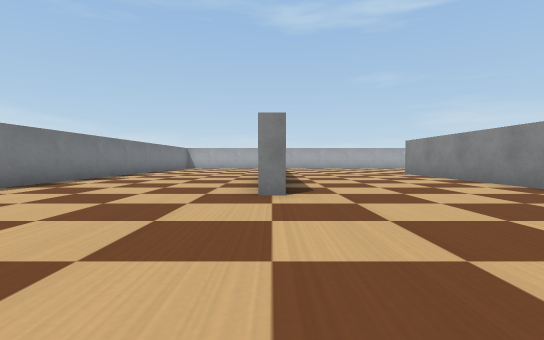
View 1 (above)

17 first-person views from a walk through a robot-simulator world made for Webots. The camera is 0.13 m above the floor, tilts 2° down and sees 85° across. The floor is counted in squares, 0.25 m on a side. Each view is taken from the middle of a square. On the plan, view 1 faces up. The plan holds only what a view shows up to about 9 squares ahead; the rest is blank. The robots in the file are not drawn. Webots' stock objects and surfaces are drawn as simple stand-ins.

View 2
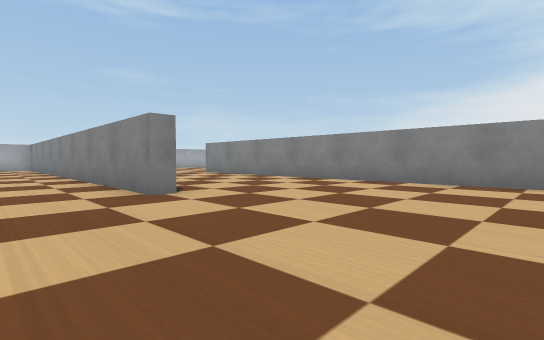

View 3
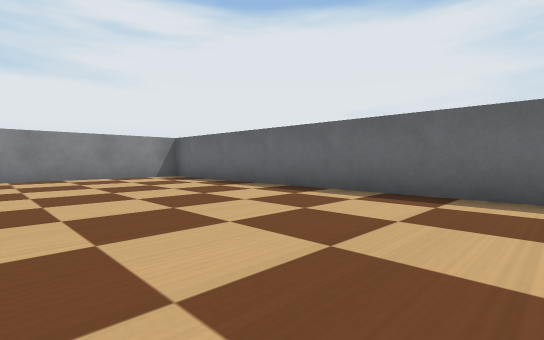

View 4
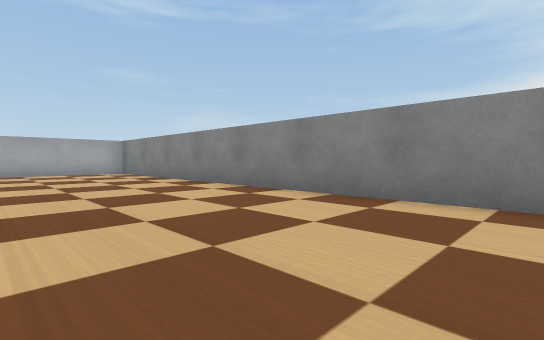

View 5
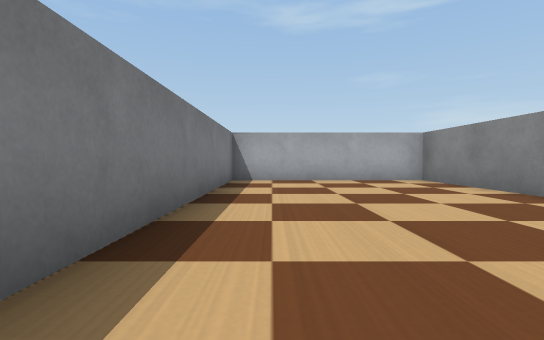

View 6
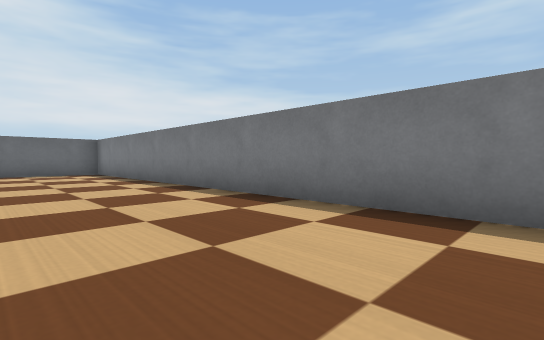

View 7
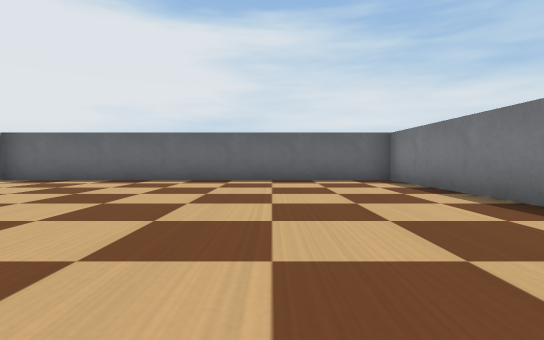

View 8
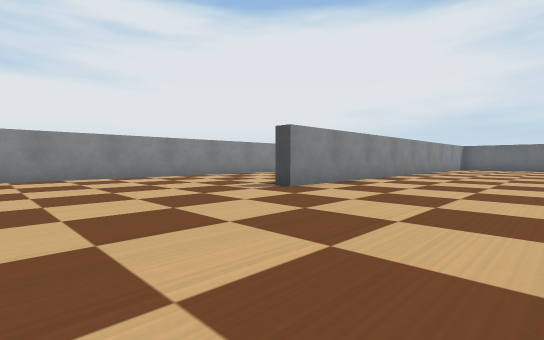

View 9
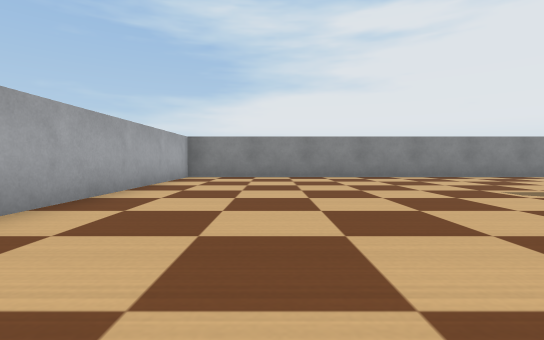

View 10
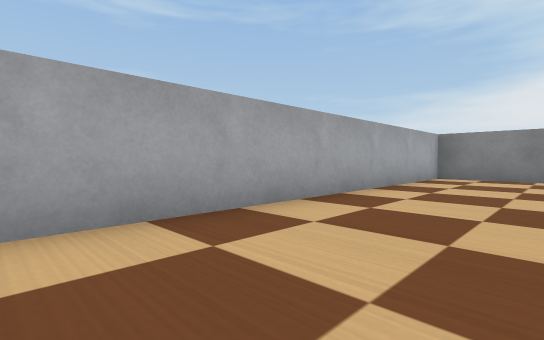

View 11
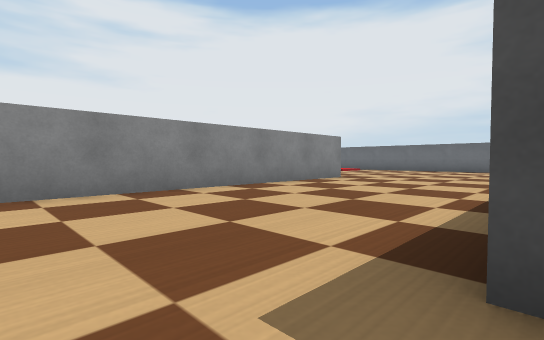

View 12
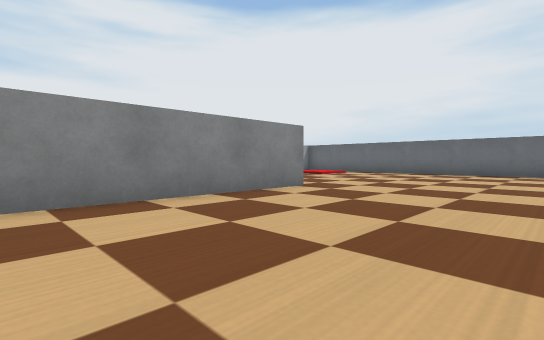

View 13
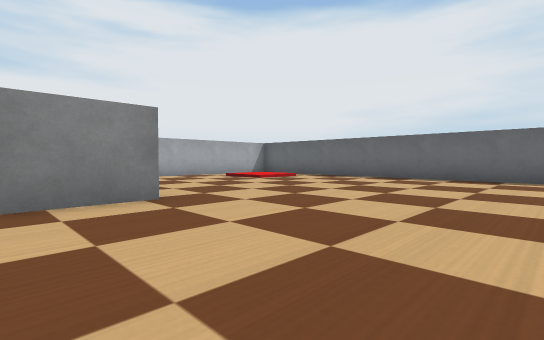

View 14
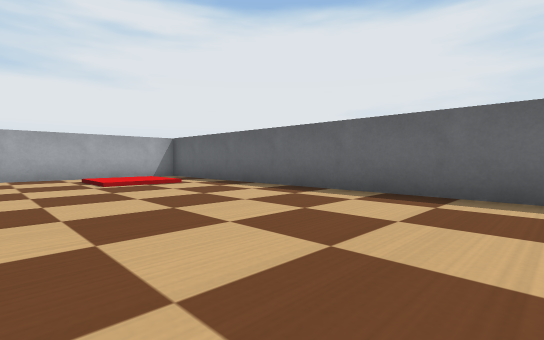

View 15
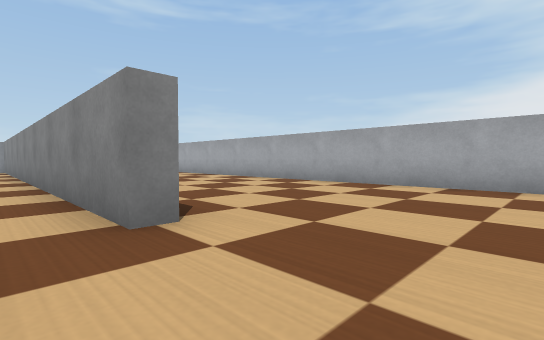

View 16
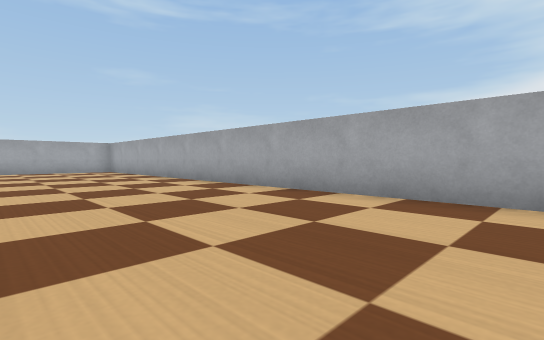

View 17
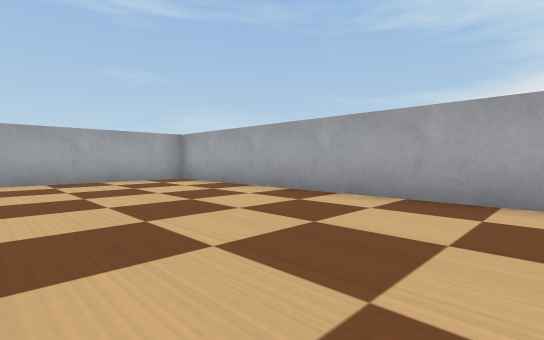

### Floor plan
Ten units are one square. View 1 is at (0, 0); x grows to the right and y downward. Boxes are objects, and circles mark ways between rooms. Rooms are numbered by the first view taken in them; rooms with no view inside come last. Other rooms are left out.
<svg viewBox="-55 -180 210 210">
<path fill="none" stroke="#000" d="M-2 -43 -2 -175 -50 -175 -50 -110M-50 -90 -50 25 48 25 48 -35M48 -35 48 -107 52 -107M2 -43 -2 -43M98 -43 98 -175 10 -175M102 -43 98 -43M150 18 150 -175 112 -175M61 25 142 25"/>
<circle cx="20" cy="-40" r="3" fill="#2a7"/>
<circle cx="75" cy="-32" r="3" fill="#2a7"/>
<text x="-10" y="-60">1</text>
<text x="50" y="-110">2</text>
<text x="110" y="-60">3</text>
</svg>
Room 1 opens to room 2. Room 2 opens to room 3.

Where each view was taken, in squares from view 1:
view 1: 0 up, 0 right, facing up
view 2: 0 up, 2 left, facing up-right
view 3: 2 up, 4 left, facing down-right
view 4: 6 up, 4 left, facing up-right
view 5: 10 up, 4 left, facing up
view 6: 9 up, 2 left, facing down-left
view 7: 5 up, 2 left, facing down
view 8: 15 up, 1 right, facing down-right
view 9: 15 up, 1 right, facing right
view 10: 15 up, 1 right, facing up-right
view 11: 12 up, 5 right, facing down-right
view 12: 9 up, 6 right, facing down-right
view 13: 6 up, 6 right, facing down-right
view 14: 2 up, 6 right, facing down-right
view 15: 2 up, 9 right, facing up-right
view 16: 4 up, 11 right, facing up-right
view 17: 10 up, 11 right, facing up-right
